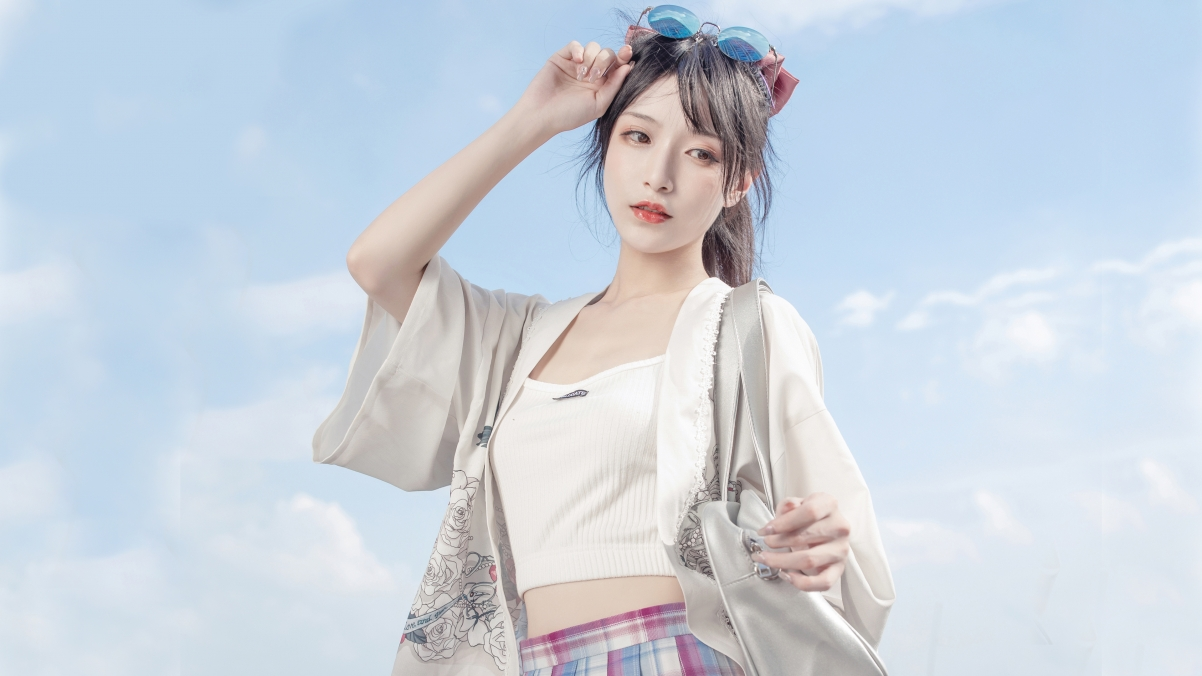
#> input picture opencv/img/10.jpg, 1202 x 676 px; its folder holds 4 pictures in this run
$ python '数据训练.py'
#> lines starting #> are read from the running program, lines starting #| are printed output that depends on the picture
import os
import cv2
import sys
from PIL import Image
import numpy as np

def getImageAndLabels(path):
#> called with path = './img/'
    facesSamples=[]
    ids=[]
    imagePaths=[os.path.join(path,f) for f in os.listdir(path)]
    #检测人脸
    face_detector = cv2.CascadeClassifier('D:/opencv/opencv-4.5.4/data/haarcascades/haarcascade_frontalface_alt2.xml')
    #打印数组imagePaths
    print('数据排列：',imagePaths)
    #遍历列表中的图片
    for imagePath in imagePaths:
        #打开图片,黑白化
        PIL_img=Image.open(imagePath).convert('L')
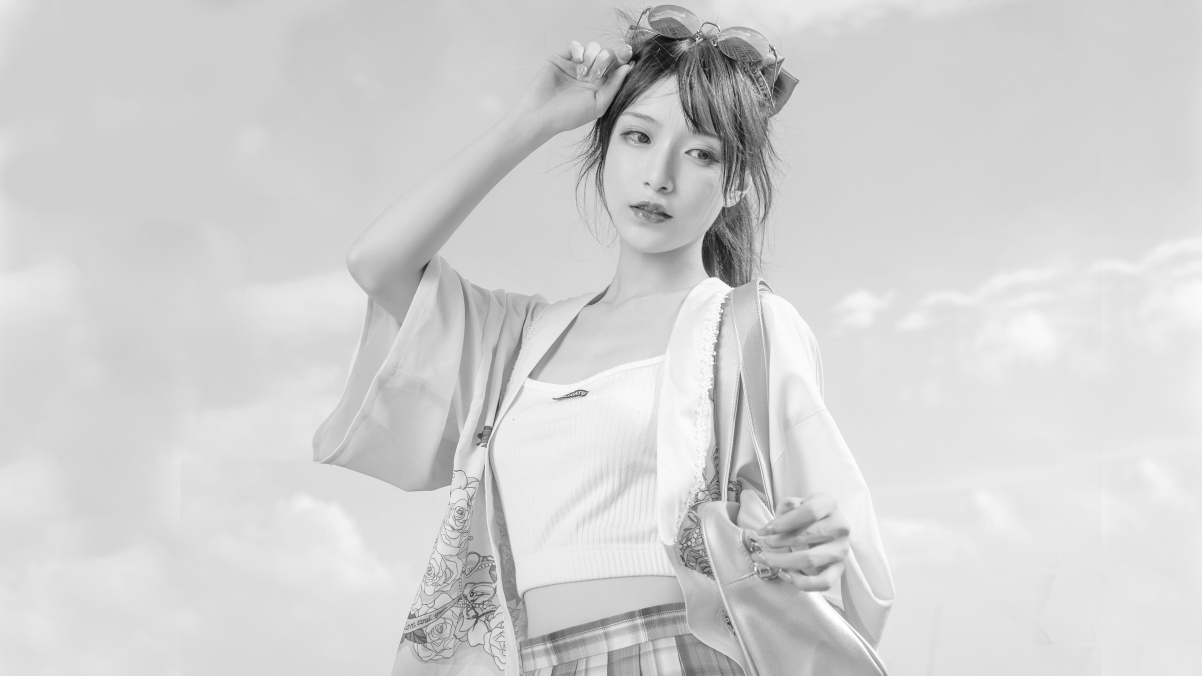
#> PIL_img: PIL image 1202x676 L; min 14, max 255, mean 209.8
        #将图像转换为数组，以黑白深浅
       # PIL_img = cv2.resize(PIL_img, dsize=(400, 400))
        img_numpy=np.array(PIL_img,'uint8')
        #获取图片人脸特征
        faces = face_detector.detectMultiScale(img_numpy)
#> faces = [[593, 93, 136, 136]]
        #获取每张图片的id和姓名
        id = int(os.path.split(imagePath)[1].split('.')[0])
        #预防无面容照片
        for x,y,w,h in faces:
            ids.append(id)
            facesSamples.append(img_numpy[y:y+h,x:x+w])
#> this loop made 1 pass
#> after the loop, facesSamples = 1 item; ids = [10]
        #打印脸部特征和id
        #print('fs:', facesSamples)
        print('id:', id)
#> pass 2 of the loop in getImageAndLabels, `for imagePath in imagePaths:`:
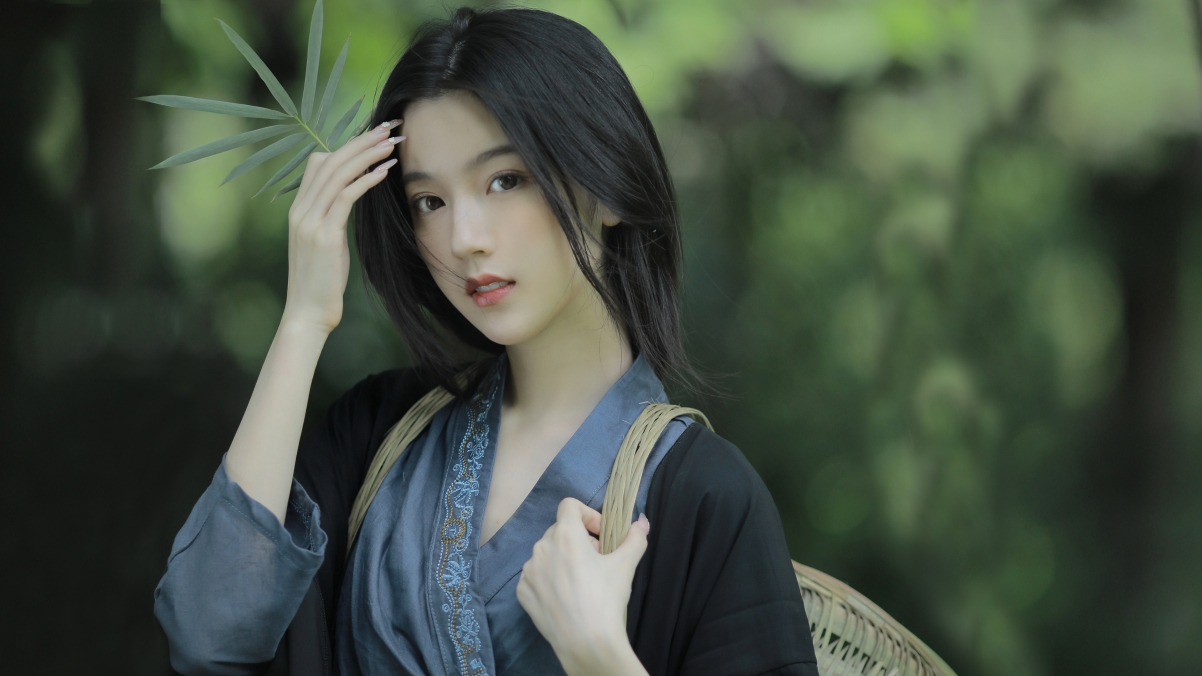
#> input picture opencv/img/11.jpg, 1202 x 676 px
#> in getImageAndLabels, `PIL_img=Image.open(imagePath).convert('L')`:
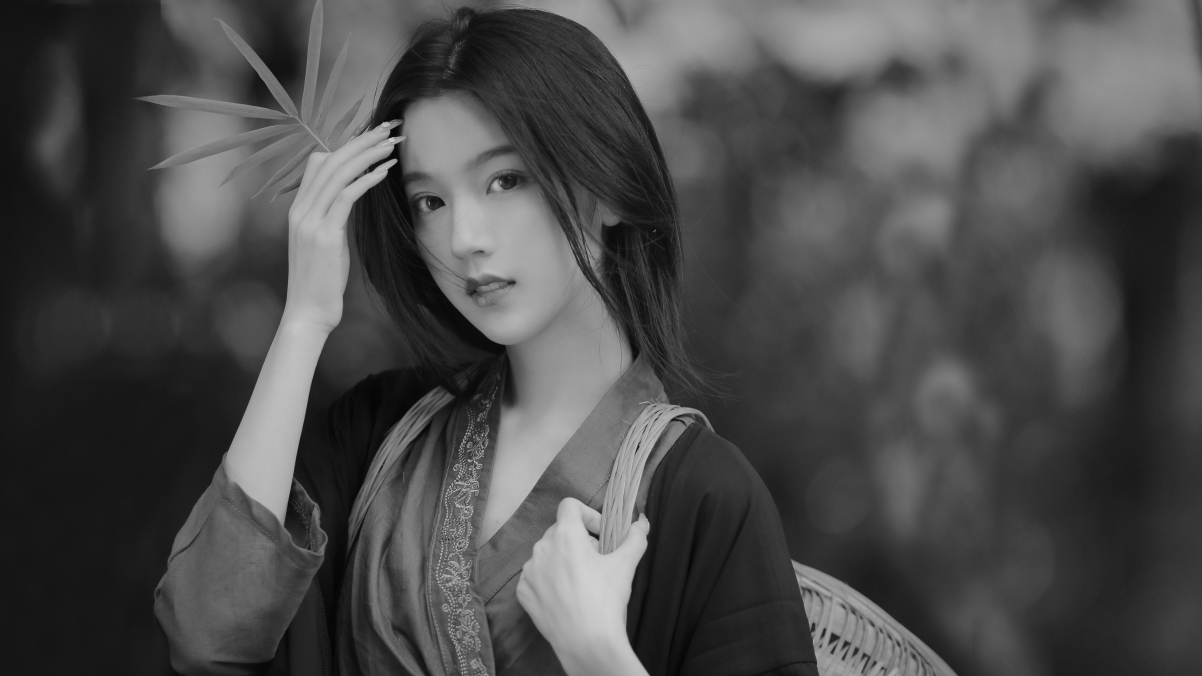
#> PIL_img: PIL image 1202x676 L; min 3, max 210, mean 75.5
#> faces = ()
        #print('fs:', facesSamples[id])
    print('fs:', facesSamples)
    #print('脸部例子：',facesSamples[0])
    #print('身份信息：',ids[0])
    return facesSamples,ids

if __name__ == '__main__':
    #图片路径
    path='./img/'
    #获取图像数组和id标签数组和姓名
    faces,ids=getImageAndLabels(path)
    #获取训练对象
    recognizer=cv2.face.LBPHFaceRecognizer_create()
    #recognizer.train(faces,names)#np.array(ids)
    recognizer.train(faces,np.array(ids))
    #保存文件
#> (the run stopped early here; a loop or call above may not have finished)
